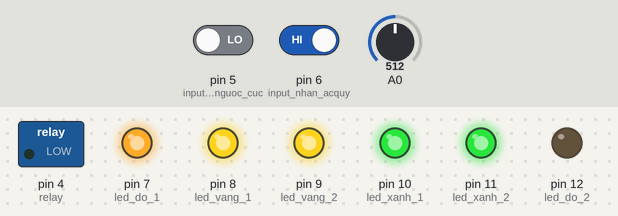
This sketch was run on a simulated Arduino Uno, built with avr-gcc and run on an emulated ATmega328P. On the bench: switched loads named in the sketch (green lamp = pin HIGH), output pins drawn as LEDs (lit = HIGH). Dashed ring = blinking. The test bench sets the inputs (shaded band); at power-on: pin 5 (input_pin_sac_nguoc_cuc) LOW, pin 6 (input_nhan_acquy) HIGH, A0 = 512.

Above: at 1.2 s.
1.3 s: pin 5 (input_pin_sac_nguoc_cuc) driven HIGH
At 4.1 s:
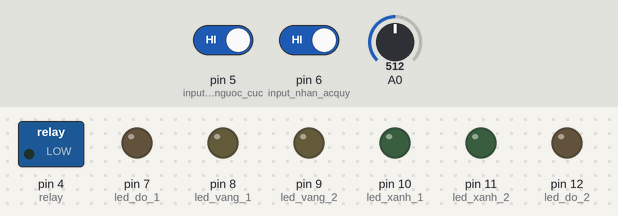
4.3 s: pin 6 (input_nhan_acquy) driven LOW
At 6.4 s:
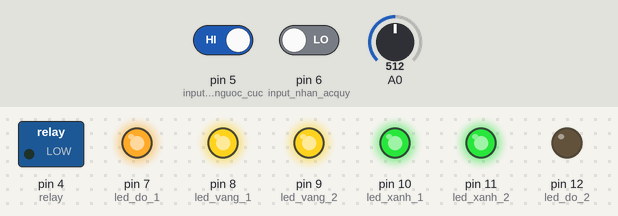
6.8 s: pin 6 (input_nhan_acquy) driven HIGH
At 9.6 s:
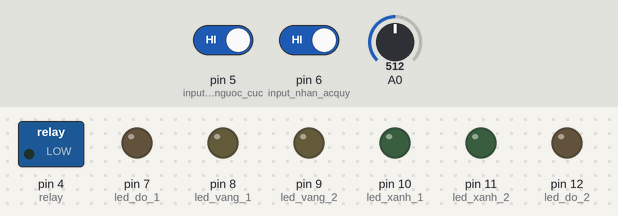
9.8 s: pin 5 (input_pin_sac_nguoc_cuc) driven LOW
At 11.2 s:
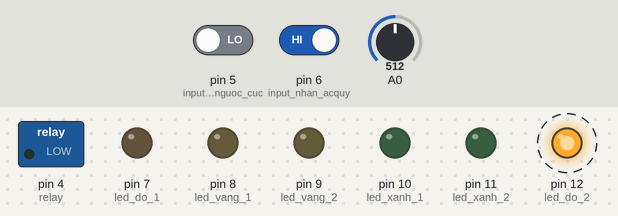
Timing chart, 0 to 13.8 s (numbered marks = the images above; inputs shaded):
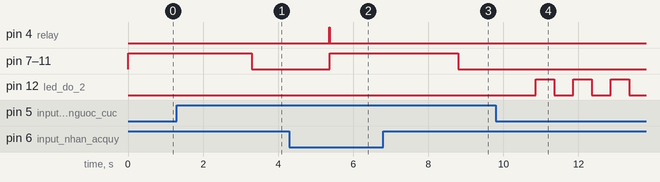

The sketch:

12V_Battery_Charging_Using_Arduino.ino
```cpp
unsigned char truong_hop = 0;
#define cho_sac       1
#define sac_nguoc_cuc 2
#define dang_sac      3
#define sac_day       4

int led_xanh_2 = 11;
int led_xanh_1 = 10;
int led_vang_2 = 9;
int led_vang_1 = 8;
int led_do_1 = 7;
int led_do_2 = 12;
int relay = 4;
int input_nhan_acquy = 6;
int input_pin_sac_nguoc_cuc = 5;

unsigned char dung_luong_acquy = 0;
unsigned dong_dien_max = 800;
unsigned dong_dien_min = 510;

void setup(){
  pinMode(led_do_1 ,OUTPUT);
  pinMode(led_vang_1 ,OUTPUT);
  pinMode(led_vang_2 ,OUTPUT);
  pinMode(led_xanh_1 ,OUTPUT);
  pinMode(led_xanh_2 ,OUTPUT);
  pinMode(led_do_2 ,OUTPUT);
  pinMode(relay ,OUTPUT);
  pinMode(input_nhan_acquy ,INPUT);
  pinMode(input_pin_sac_nguoc_cuc ,INPUT);
  digitalWrite(relay, LOW);
  Serial.begin(9600);
  truong_hop = cho_sac  ;
  truong_hop = sac_nguoc_cuc;
  truong_hop = dang_sac ;
  truong_hop = sac_day;

}

void loop(){
  switch (truong_hop){
    case  cho_sac:
          function_cho_sac();
          break;
    case  sac_nguoc_cuc:
          function_sac_nguoc_cuc();
          break;
    case  dang_sac :
          function_dang_sac();
          break;
     case sac_day :
          function_sac_day();
          break;
  }
}

//cho sac pin
void function_cho_sac()
{
  unsigned char i;
  unsigned dong_dien;
  {
    digitalWrite(led_do_1, HIGH);
    digitalWrite(led_vang_1, HIGH);
    digitalWrite(led_vang_2, HIGH);
    digitalWrite(led_xanh_1, HIGH);
    digitalWrite(led_xanh_2, HIGH);
    delay(2000);

    digitalWrite(led_do_1, LOW);
    digitalWrite(led_vang_1, LOW);
    digitalWrite(led_vang_2, LOW);
    digitalWrite(led_xanh_1, LOW);
    digitalWrite(led_xanh_2, LOW);
    delay(2000);
  }

   //kiem tra nguoc cuc
  for(i=0;i<=5;i++)
  {
   if(digitalRead(input_pin_sac_nguoc_cuc) == 0)
   {
    delay(10);
    truong_hop = sac_nguoc_cuc;
   }
   else
   {
    break;
   }
  }

  for(i=0;i<=5;i++)
  {
    if(digitalRead(input_nhan_acquy) == 0)
    {
      delay(10);
      truong_hop = dang_sac;
    }
    else
    {
      break;
    }
  }
}

//dang sac
void function_dang_sac(){
  unsigned i;
  unsigned dong_dien, dong_dien_tb;
     dong_dien = 0;
     digitalWrite(relay,HIGH);
    //dung luong pin
    dong_dien = 0;
    for(i=0;i<=100;i++)
    {
        dong_dien = analogRead(A0)+dong_dien;
    }
    dong_dien_tb = dong_dien/100;
    dung_luong_acquy = (unsigned char)((dong_dien_max - dong_dien_tb*1000)*100/(dong_dien_max - dong_dien_min));
    dong_dien = 0;
    if((dung_luong_acquy >= 0)&&(dung_luong_acquy < 20))
    {
      digitalWrite(7,HIGH);
    }
    else if((dung_luong_acquy >= 20)&&(dung_luong_acquy < 50))
    {
      digitalWrite(7,HIGH);
      digitalWrite(8,HIGH);
    }
    else if((dung_luong_acquy >= 50)&&(dung_luong_acquy < 80))
    {
      digitalWrite(7,HIGH);
      digitalWrite(8,HIGH);
      digitalWrite(9,HIGH);
    }
   else if((dung_luong_acquy >= 80)&&(dung_luong_acquy < 95))
    {
      digitalWrite(7,HIGH);
      digitalWrite(8,HIGH);
      digitalWrite(9,HIGH);
      digitalWrite(10,HIGH);
    }
     else (dung_luong_acquy >= 95) ;      //acquy sạc đầy
     {
        truong_hop = sac_day;
      }
}

//sac day
void function_sac_day(){
  digitalWrite(relay,LOW);
  digitalWrite(11,HIGH);
  digitalWrite(10,HIGH);
  digitalWrite(9,HIGH);
  digitalWrite(8,HIGH);
  digitalWrite(7,HIGH);
  // tháo các cực của Acquy ra
   if(digitalRead(input_nhan_acquy) == 1 && digitalRead(input_pin_sac_nguoc_cuc) == 1)
   {
       truong_hop = cho_sac;
    }
}


//sac nguoc cuc
void function_sac_nguoc_cuc(){
         digitalWrite(led_do_2, HIGH);
         delay(500);
         digitalWrite(led_do_2, LOW);
         delay(500);
         digitalWrite(relay, LOW);
    if(digitalRead(input_pin_sac_nguoc_cuc) == 1)
    {
       truong_hop = cho_sac;
    }
}
```

Measured:
- after the input at 1.3 s, pin 7 (led_do_1), pin 8 (led_vang_1), pin 9 (led_vang_2), pin 10 (led_xanh_1), pin 11 (led_xanh_2): HIGH → LOW after 2.0 s
- after the input at 4.3 s, pin 4 (relay): LOW → HIGH after 1.1 s, → LOW 0.01 s later
- after the input at 6.8 s, pin 7 (led_do_1), pin 8 (led_vang_1), pin 9 (led_vang_2), pin 10 (led_xanh_1), pin 11 (led_xanh_2): HIGH → LOW after 2.0 s
- after the input at 9.8 s, pin 7 (led_do_1), pin 8 (led_vang_1), pin 9 (led_vang_2), pin 10 (led_xanh_1), pin 11 (led_xanh_2): stays LOW (without the input it goes to HIGH after 1.0 s); pin 12 (led_do_2): alternates HIGH for 0.50 s and LOW for 0.50 s, starting after 1.1 s
